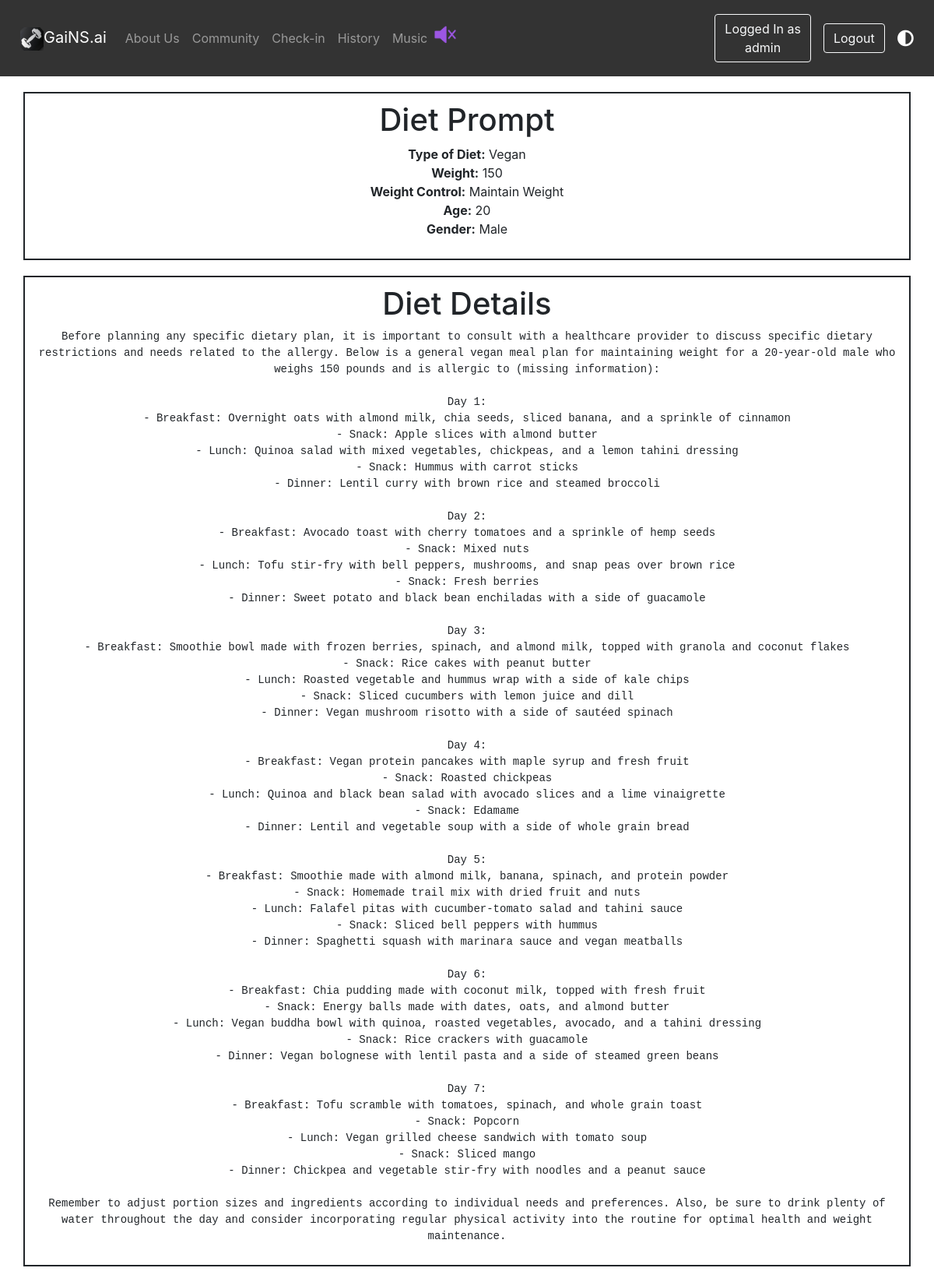
/account/diet_detail/40/ (signed in), run on the app's committed database.
### account/models.py (models this page shows, shortened)
class DietPrompt(models.Model):
    user = models.ForeignKey(User, on_delete=models.CASCADE, null=True, blank=True)
    sentence = models.TextField()
    age = models.IntegerField(blank=True, null=True)
    gender = models.CharField(max_length=20)
    weight = models.IntegerField(blank=True, null=True)
    weightgoal = models.IntegerField(blank=True, null=True)
    weightcontrol = models.CharField(max_length=50, blank=True, null=True)
    foodAllergies = models.CharField(max_length=50)
    typeofdiet = models.CharField(max_length=50)

class DietOutput(models.Model):
    diet_prompt = models.ForeignKey(DietPrompt, on_delete=models.CASCADE, null=True, blank=True)
    diet_output = models.TextField()

### account/views.py (the view)
# urls.py: path('diet_detail/<int:pk>/', views.diet_detail, name='diet_detail'),
def diet_detail(request, pk):
    diet_prompt = get_object_or_404(DietPrompt, pk=pk)
    diet_output = DietOutput.objects.filter(diet_prompt=diet_prompt).first()
    if diet_output:
        diet_output_string = diet_output.diet_output
        return render(request, 'diet_detail.html', {'diet_prompt': diet_prompt, 'diet_output': diet_output_string})
    else:
        return render(request, 'diet_detail.html', {'diet_prompt': diet_prompt, 'diet_output': None})

### account/templates/diet_detail.html (shortened to what this page needs)
{%extends 'base.html'%}
{% load static %}
{% block content %}
    <div class="container" style="border: 2px solid;padding: 10px;margin-bottom: 20px;margin-top: 20px;text-align:center;">
        <h1>Diet Prompt</h1>
        <ul style="list-style-type: none; padding: 0;">
            <li><strong>Type of Diet:</strong> {{ diet_prompt.typeofdiet }}</li>
            <li><strong>Weight:</strong> {{ diet_prompt.weight }}</li>
            {% if diet_prompt.weightcontrol %}
            <li><strong>Weight Control:</strong> {{ diet_prompt.weightcontrol }}</li>
            {% endif %}
            <li><strong>Age:</strong> {{ diet_prompt.age }}</li>
            <li><strong>Gender:</strong> {{ diet_prompt.gender }}</li>
        </ul>
    </div>
    {% if diet_output %}
    <div class="container" style="border: 2px solid;padding: 10px;margin-bottom: 20px;text-align:center;">
        <h1>Diet Details</h1>
        <pre style="background-color: inherit; color: inherit; border: none; white-space: pre-wrap;">{{ diet_output }}</pre>
    </div>
    {% endif %}
{%endblock%}

### account/templates/base.html (shortened to what this page needs)
{% load static %}
<!DOCTYPE html>
<html lang="en">
<head>
    <link rel="stylesheet" href="{% static 'styles.css'%}">
    <link rel="stylesheet" href="https://cdnjs.cloudflare.com/ajax/libs/font-awesome/5.15.4/css/all.min.css">
    <link rel="stylesheet" href="https://maxcdn.bootstrapcdn.com/bootstrap/4.5.2/css/bootstrap.min.css">
</head>
<header>
    <nav class="navbar navbar-expand-lg navbar-dark bg-dark-#333">
        <a class="navbar-brand" href="{% url 'index' %}">
        <img src="{% static 'GaiNs_icon.jpeg'%}" style="width: 30px; height: 30px;">GaiNS.ai</a>
        <div class="collapse navbar-collapse" id="navbarNav">
            <ul class="navbar-nav mr-auto">
                <li class="nav-item">
                    <a class="nav-link" href="{% url 'about' %}">About Us</a>
                </li>
                <li class="nav-item">
                    <a class="nav-link" href="{% url 'community' %}">Community</a>
                </li>
                <li class="nav-item">
                    <a class="nav-link" href="{% url 'checkin' %}">Check-in</a>
                <li>
                {% if user.is_authenticated %}
                <li class="nav-item">
                    <a class="nav-link" href="{% url 'history' %}">History</a>
                <li>
                {% endif %}
                <li class="nav-item">
                    <a class="nav-link" href="{% url 'music' %}">Music</a>
                </li>
                    <img id="icon" src="{% static 'Mute_Icon.png' %}" alt="Icon">
                </li>
            </ul>
            {% if user.is_authenticated %}
            <div class="nav-buttons mr-3">
                <a class="btn btn-outline-light">Logged In as<br>{{ request.user.username }}</a>
            </div>
            <div class="nav-buttons mr-3">
                <a href={% url 'logout' %} class="btn btn-outline-light">Logout</a>
            </div>
            {% else %}
            <div class="nav-buttons mr-3">
                <a href={% url 'signup' %} class="btn btn-custom mr-2" style="background-color: #9c56e3;">Sign Up</a>
                <a href={% url 'login' %} class="btn btn-outline-light">Login</a>
            </div>
            {% endif %}
            <div id="themeToggle" class="fas fa-adjust fa-lg text-primary; " style="cursor: pointer; " onclick="toggleTheme()"></div>
        </div>
    </nav>
</header>
      {% block content %}
      {% endblock %}
</html>

### account/static/styles.css (style rules this page uses)
header { background-color: #333; color: #fff; padding: 10px; }
nav { display: flex; justify-content: space-between; align-items: center; }
#icon { width: 30px; height: 30px; cursor: pointer; }

### data on the page
DietPrompt: typeofdiet "Vegan", weight "150", weightcontrol "Maintain Weight", age "20", gender "Male"
DietOutput: diet_output "Before planning any specific dietary plan, it is important to consult with a healthcare provider to discuss specific dietary restrictions and needs related to the allergy. Below is a general vegan meal plan for maintaining weight for a 20-year-old male who weighs 150 pounds and is allergic to (missing information): Day 1: - Breakfast: Overnight oats with almond milk, chia seeds, sliced banana, and a sprinkle of cinnamon - Snack: Apple slices with almond butter - Lunch: Quinoa salad with mixed vegetables, chickpeas, and a lemon tahini dressing - Snack: Hummus with carrot sticks - Dinner: Lentil curry with brown rice and steamed broccoli Day 2: - Breakfast: Avocado toast with cherry tomatoes…"

### other printed values
{{ request.user.username }} "admin"
